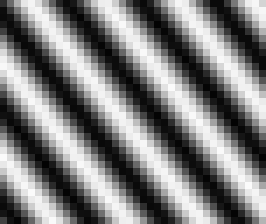
#> input picture Exercise/exercise_2/Exercise 2/sine.png, 38 x 32 px (shown 7 times larger)
$ jupyter execute --allow-errors 03_sliding_window_detection.ipynb   (shell and % lines are left out)
#> lines starting #> are read from the running program, lines starting #| are printed output that depends on the picture
# Sliding-Window Object Detection

In this exercise we will implement a simple car detector. To accomplish this, we will first implement a feature descriptor similar to the Histogram of Orientated Gradients (HOG). Then using the features computed for (small) image patches with fixed size, we will train a support vector machine (SVM) classifier, to classify whether the input patch corresponds to a car.

In the end, given a test image with arbitary shape, we will run our classifier over the image in a sliding window (patch) fashion. We will generate detections at the places where the classifier is very confident that the patch contains a car.

You may refer to the original HOG paper, or the following two tutorials, in case you want to freshen up your knowledge on HOG a little bit:

- N. Dalal and B. Triggs: Histograms of oriented gradients for human detection. CVPR 2005. http://lear.inrialpes.fr/people/triggs/pubs/Dalal-cvpr05.pdf
- https://www.learnopencv.com/histogram-of-oriented-gradients/
- http://mccormickml.com/2013/05/09/hog-person-detector-tutorial/

[cell 1]
import os
import glob
import cv2
import re
import time
import numpy as np
import matplotlib.pyplot as plt
import imageio
import sklearn.svm
import scipy.ndimage

# [30 lines left out: function plot_multiple, not called in this run]

## Dataset

To train our classifier, we will use the *UIUC dataset* (http://cogcomp.org/Data/Car/). Download and extract it, then use the `load_dataset` function to pre-load images (modify `dataset_dir` to the path where you extracted the dataset). The function will return three lists, containing images for positive training sample, negative training sample, and test set.

[cell 2]
def load_dataset(dataset_dir):
    def natural_sort_key(s):
        return [float(t) if t.isdigit() else t for t in re.split('([0-9]+)', s)]

    def load_images(*path_parts):
        paths = glob.glob(os.path.join(dataset_dir, *path_parts))
        return [imageio.imread(p) for p in sorted(paths, key=natural_sort_key)]

    train_images_pos = load_images('TrainImages', 'pos-*.pgm')
    train_images_neg = load_images('TrainImages', 'neg-*.pgm')
    test_images = load_images('TestImages', 'test-*.pgm')
    assert (len(train_images_pos) == 550 and
            len(train_images_neg) == 500 and
            len(test_images) == 170)
    return train_images_pos, train_images_neg, test_images

dataset_dir = 'CarData'
#> (the rest of this cell did not finish here and is left out)

## HOG-like Descriptor
First we want to implement a simple HOG-like descriptor `hoglike_descriptor()` which takes an image and computes the corresponding HOG-like representation. The function should take in following arguments:

- `image`: the grayscale image,
- `cell_size`: the size of each HOG-like cellin both dimensions,
- `n_bins` the number of bins for the gradient orientation,

The output should be a three dimensional array. The first two dimensions are the spatial indices of the HOG cell. The third dimension describes the orientation bins of the HOG descriptor. Each cell has to be independently $L_2$ normalized to 1. Note that the original HOG descriptor uses a more elaborate two-stage normalization scheme, that is why our version here is only called a "HOG-like" descriptor.

When the dimensions of the images are not a multiple of the `cell_size`, discard the remaining pixels to the right and to the bottom of the image.

[cell 3]
# [51 lines left out: functions image_gradients_polar, hoglike_descriptor, not called in this run]

A simple way to visualize HOG features is to plot the 90° rotated gradient vector for each bin, with length propotional to the value of the bin. The function `plot_hog` implements this. The 90° rotation makes the image easier to interpret intuitively.

[cell 4]
# [28 lines left out: functions plot_hog_cell, plot_hog, not called in this run]

[cell 5]
# Two simple wave images are here to help understand the visualization
waves = [imageio.imread('sine.png'), imageio.imread('circular_sine.jpg')]
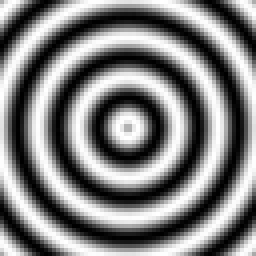
#> input picture Exercise/exercise_2/Exercise 2/circular_sine.jpg, 64 x 64 px (shown 4 times larger)
#> (the rest of this cell did not finish here and is left out)

**Describe what you see. Can you spot any interesting HOG-cells in the positive and negative example?**

YOUR ANSWER HERE

## Support Vector Machine for Classifying Image Windows

We now want to train a classifier in our HOG-like feature space to tell cars and non-cars apart. We use a kernel SVM with Gaussian (radial basis function, RBF) kernel for this.

Given the HOG representation of an image patch, the classifier should predict if the image patch corresponds to a car. The classifier will then be used to detect objects in new test images using sliding windows.

[cell 6]
# [11 lines left out: function train_svm, not called in this run]

def predict_svm(svm, hog_window):
    """Return the confidence of classifying as a car."""
    return svm.predict_proba(hog_window.reshape(1, -1))[:, 1]

[cell 7]
start_time = time.time()
print('Computing features...')
#> (the rest of this cell did not finish here and is left out)

## Sliding Window-based Detection

Now implement sliding window classification in the function `get_score_map`. It takes as input the trained classifier object `svm`, the HOG representation of a query image and `window_shape`, the shape of the sliding window (height, width).

The function should slide a window over the HOG representation, compute the classification score for each window location, and return a score map. Notice that the score map will not have the same shape as the input HOG representation.

Use `predict_svm(svm, hog_window)` to get classification score for a HOG window.

[cell 8]
# [22 lines left out: function get_score_map, not called in this run]
    #raise NotImplementedError()

The next step is to convert the score map to actual detections. Implement the function `score_map_to_detections` which returns the indices as well as the values of scores that are higher than certain `threshold`.

[cell 9]
# [7 lines left out: function score_map_to_detections, not called in this run]

Finally, we can test our car detector!

[cell 10]
import itertools
# [22 lines left out: function draw_detections, not called in this run]

[cell 11]
images, titles = [], []
#> (the rest of this cell did not finish here and is left out)

How do the results look?

YOUR ANSWER HERE

## Non-Maximum Suppression

Sliding window based detectors often give multiple responses for the same target. A way to compensate such effect is to use non-maximum-suppression (NMS) on the score map. NMS simply looks at every pixel of the score map and keeps it only if it is the maximum in its 8-neighborhood (set to 0 otherwise). Implement `nms` which takes a score map, and returns the non-maximum-suppressed one.

[cell 12]
# [15 lines left out: function nms, not called in this run]

[cell 13]
images, titles = [], []
#> (the rest of this cell did not finish here and is left out)

**Does the result look better? Can you find examples where it fails? Can you imagine a downside of non-maximum-suppression?**

YOUR ANSWER HERE

Let's evaluate the performance of our detector on the full UIUC test set. The dataset's zip contains a Java-based evaluation program, which we can call from this notebook (lines starting with ! are interpreted as shell commands).

With correct implementation the F-measure should be above 90%.

[cell 14]
# [17 lines left out: function evaluate, not called in this run]

#> (the rest of this cell did not finish here and is left out)

## [BONUS] Soft Assignment to Multiple Bins and Cells

In our `hoglike_descriptor`, we have used a simple assignment scheme of gradient vector to HOG bins. Each pixel voted for a single gradient orientation bin of a single spatial cell.

Now imagine if a gradient orientation falls on the end of an orientation bin. A small rotation would make it change to its neighboring bin, thus suddenly altering the HOG feature.

Similarly, imagine a pixel near the border of between HOG-cells (spatially). A small translation of the object by a few pixels would make this gradient vote in the neighboring cell, again largely changing the features.

To make our descriptor more robust to small rotations and translations, let's replace this simple assignment scheme with a smooth voting. This will distribute the gradient magnitude over neighboring bins and cells.

In particular, we will use trilinear interpolation weights for weighting votes to neighboring bins. This is analogous to bilinear interpolation for three dimensional arrays. Remember that our descriptor is a three-dimensional array, and is indexed by two spatial cell indices and an orientation bin index. (If you do not understand what is bilinear interpolation, read the first tutorial provided at the beginning of this exercise.)

Implement a `hoglike_descriptor_with_interp` function, which has same functionality and signature with `hoglike_descriptor` implemented earlier, but with simple assignment replaced with soft assignment according to trilinear interpolation weights.

[cell 15]
# [7 lines left out: function hoglike_descriptor_with_interp, not called in this run]

[cell 16]
start_time = time.time()
print('Computing features...')
descriptor_func = hoglike_descriptor_with_interp
#> (the rest of this cell did not finish here and is left out)

Does it obtain better results?

#> (a cell that did not finish here is left out)

YOUR ANSWER HERE

**Congratulations, you have now implemented a car detector! To conclude, visualize it on different test images.**

[cell 18]
extra_im = imageio.imread('cars.jpg')
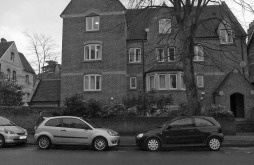
#> input picture Exercise/exercise_2/Exercise 2/cars.jpg, 254 x 165 px
#> extra_im is the input picture: shape (165, 254); min 0, max 255, mean 86.4
images = []

#> (the rest of this cell did not finish here and is left out)
